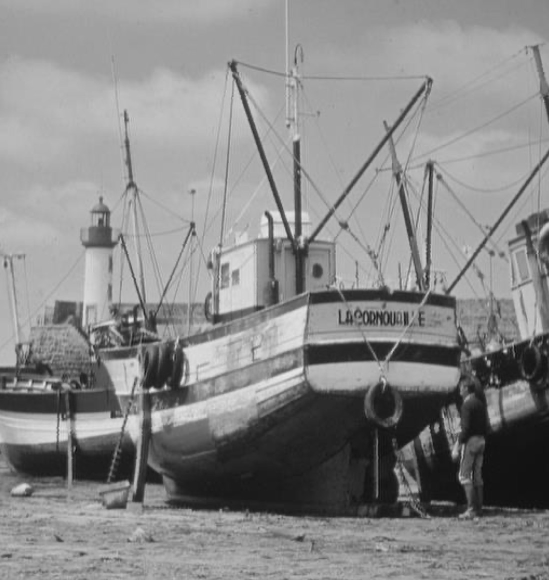
%> input picture tugas-2/task2/test_images/gray1.jpg, 1098 x 1160 px (shown at 1/2 size)
$ octave example_usage.m   (GNU Octave 9; MATLAB toolbox functions it lacks are replaced by stand-ins)
%> lines starting %> are read from the running program, lines starting %| are printed output that depends on the picture
### tugas-2/task7/motion_blur.m
function blurred = motion_blur(img, len, theta)
    % MOTION_BLUR Apply motion blur to an image
    %
    % Inputs:
    %   img   - Input image (grayscale or color)
    %   len   - Length of motion blur in pixels
    %   theta - Angle of motion in degrees
    %
    % Output:
    %   blurred - Motion blurred image

    % Create motion blur PSF (Point Spread Function)
    psf = fspecial('motion', len, theta);

    % Check if image is color or grayscale
    if size(img, 3) == 3
        % Color image: apply to each channel
        blurred = zeros(size(img), class(img));
        for ch = 1:3
            blurred(:,:,ch) = imfilter(img(:,:,ch), psf, 'conv', 'same', 'replicate');
        end
    else
        % Grayscale image
        blurred = imfilter(img, psf, 'conv', 'same', 'replicate');
    end
end

### tugas-2/task7/wiener_filter.m
function restored = wiener_filter(blurred, psf, nsr)
    % WIENER_FILTER Custom Wiener filter implementation for image restoration
    %
    % Inputs:
    %   blurred - Blurred/degraded image (grayscale or color)
    %   psf     - Point Spread Function (degradation kernel)
    %   nsr     - Noise-to-Signal Ratio (K parameter)
    %
    % Output:
    %   restored - Restored image using Wiener filtering
    %
    % Wiener Filter Formula in frequency domain:
    %   F_restored = [H*(s) / (|H|^2 + K)] * G
    %   where H = PSF in freq domain, G = degraded image in freq domain
    %         K = noise-to-signal ratio, H* = complex conjugate of H

    % Get image dimensions
    [M, N, channels] = size(blurred);

    % Convert PSF to same size as image (zero-padded)
    psf_padded = zeros(M, N);
    [psf_m, psf_n] = size(psf);
    psf_padded(1:psf_m, 1:psf_n) = psf;

    % Circular shift PSF to center it
    psf_padded = circshift(psf_padded, [-floor(psf_m/2), -floor(psf_n/2)]);

    % Transform PSF to frequency domain
    H = fft2(psf_padded);

    % Calculate Wiener filter
    % W(u,v) = H*(u,v) / (|H(u,v)|^2 + K)
    H_conj = conj(H);
    H_abs_sq = abs(H).^2;
    wiener_filter_freq = H_conj ./ (H_abs_sq + nsr);

    % Apply to each channel
    if channels == 3
        % Color image
        restored = zeros(M, N, 3, class(blurred));
        for ch = 1:3
            % Transform blurred image to frequency domain
            G = fft2(double(blurred(:,:,ch)));

            % Apply Wiener filter
            F = wiener_filter_freq .* G;

            % Transform back to spatial domain
            restored(:,:,ch) = real(ifft2(F));
        end
    else
        % Grayscale image
        % Transform blurred image to frequency domain
        G = fft2(double(blurred));

        % Apply Wiener filter
        F = wiener_filter_freq .* G;

        % Transform back to spatial domain
        restored = real(ifft2(F));
    end

    % Convert back to original class
    restored = cast(restored, class(blurred));
end

### tugas-2/task7/visualize_psf.m
function visualize_psf(len, theta, img_size)
    % VISUALIZE_PSF Visualize motion blur PSF in spatial and frequency domain
    %
    % Inputs:
    %   len      - Length of motion blur
    %   theta    - Angle of motion (degrees)
    %   img_size - [optional] Size for frequency domain visualization [M, N]

    if nargin < 3
        img_size = [256, 256];
    end

    % Create PSF
    psf = fspecial('motion', len, theta);

    % Pad PSF to image size
    psf_padded = zeros(img_size);
    [psf_m, psf_n] = size(psf);
    psf_padded(1:psf_m, 1:psf_n) = psf;
    psf_padded = circshift(psf_padded, [-floor(psf_m/2), -floor(psf_n/2)]);

    % Frequency domain
    H = fft2(psf_padded);
    H_magnitude = abs(fftshift(H));
    H_phase = angle(fftshift(H));

    % Wiener filter response for different NSR
    nsr_values = [0.001, 0.01, 0.1];

    figure('Name', sprintf('PSF Visualization (L=%d, θ=%d°)', len, theta), ...
           'Position', [100, 100, 1400, 800]);

    % Spatial domain PSF
    subplot(3, 4, 1);
    imshow(psf, []);
    title('PSF (Spatial)');
    colormap(gca, 'hot');
    colorbar;

    % Padded PSF
    subplot(3, 4, 2);
    imshow(psf_padded, []);
    title('PSF (Padded & Shifted)');

    % Frequency magnitude
    subplot(3, 4, 3);
    imshow(log(1 + H_magnitude), []);
    title('|H(u,v)| (Log scale)');
    colormap(gca, 'jet');
    colorbar;

    % Frequency phase
    subplot(3, 4, 4);
    imshow(H_phase, []);
    title('∠H(u,v)');
    colormap(gca, 'hsv');
    colorbar;

    % Cross-section of PSF
    subplot(3, 4, 5);
    [psf_m, psf_n] = size(psf);
    center_row = floor(psf_m/2) + 1;
    plot(psf(center_row, :), 'b-', 'LineWidth', 2);
    grid on;
    title('PSF Cross-section');
    xlabel('Pixel');
    ylabel('Value');

    % 3D PSF
    subplot(3, 4, 6);
    surf(psf);
    shading interp;
    view(45, 60);
    title('PSF (3D view)');
    xlabel('X');
    ylabel('Y');
    zlabel('Value');

    % Frequency magnitude (3D)
    subplot(3, 4, 7);
    [u, v] = meshgrid(1:img_size(2), 1:img_size(1));
    surf(u, v, log(1 + H_magnitude));
    shading interp;
    view(45, 60);
    title('|H(u,v)| (3D)');
    xlabel('u');
    ylabel('v');
    zlabel('Log Magnitude');

    % Frequency cross-section
    subplot(3, 4, 8);
    center = floor(img_size(1)/2) + 1;
    plot(H_magnitude(center, :), 'r-', 'LineWidth', 2);
    grid on;
    title('|H(u,v)| Cross-section');
    xlabel('Frequency (u)');
    ylabel('Magnitude');

    % Wiener filter responses for different NSR
    for i = 1:3
        H_abs_sq = abs(H).^2;
        H_conj = conj(H);
        W = H_conj ./ (H_abs_sq + nsr_values(i));
        W_magnitude = abs(fftshift(W));

        subplot(3, 4, 8 + i);
        imshow(log(1 + W_magnitude), []);
        title(sprintf('Wiener Filter (NSR=%.3f)', nsr_values(i)));
        colormap(gca, 'jet');
        colorbar;
    end

    % Comparison plot
    subplot(3, 4, 12);
    hold on;
    colors = {'b', 'r', 'g'};
    for i = 1:3
        H_abs_sq = abs(H).^2;
        H_conj = conj(H);
        W = H_conj ./ (H_abs_sq + nsr_values(i));
        W_magnitude = abs(fftshift(W));
        plot(W_magnitude(center, :), colors{i}, 'LineWidth', 1.5);
    end
    grid on;
    legend(arrayfun(@(x) sprintf('NSR=%.3f', x), nsr_values, 'UniformOutput', false));
    title('Wiener Filter Comparison');
    xlabel('Frequency (u)');
    ylabel('Magnitude');

    % Print information
    fprintf('PSF Information:\n');
    fprintf('  Size: %dx%d\n', psf_m, psf_n);
    fprintf('  Motion length: %d pixels\n', len);
    fprintf('  Motion angle: %d degrees\n', theta);
    fprintf('  Sum of PSF: %.6f\n', sum(psf(:)));
    fprintf('  Max value: %.6f\n', max(psf(:)));
    fprintf('  Energy: %.6f\n', sum(psf(:).^2));
end

### tugas-2/task7/example_usage.m
%% Example Usage: Motion Blur and Wiener Deconvolution
% Simple examples showing how to use the functions

clear; close all; clc;

%% Example 1: Basic Usage - Grayscale Image
fprintf('Example 1: Basic Grayscale Image Processing\n');
fprintf('============================================\n\n');

% Load image
img_gray = imread('test_images/gray1.jpg');
%> img_gray is the input picture: size 1160x1098x3 uint8; min 6, max 236, mean 136.3
if size(img_gray, 3) == 3
    img_gray = rgb2gray(img_gray);
%> img_gray: size 1160x1098 uint8
end

% Apply motion blur
len = 20;
theta = 45;
blurred = motion_blur(img_gray, len, theta);

% Create PSF for deconvolution
psf = fspecial('motion', len, theta);

% Restore using Wiener filter
nsr = 0.01;  % Noise-to-Signal Ratio
restored = wiener_filter(blurred, psf, nsr);

% Display results
figure('Name', 'Example 1: Grayscale', 'Position', [100, 100, 1200, 400]);
subplot(1,3,1); imshow(img_gray); title('Original');
subplot(1,3,2); imshow(blurred); title('Blurred');
subplot(1,3,3); imshow(restored); title('Restored');

fprintf('PSNR: %.2f dB\n', psnr(restored, img_gray));
%| PSNR: 28.71 dB
fprintf('SSIM: %.4f\n\n', ssim(restored, img_gray));
%| SSIM: 0.8756

%% Example 2: Color Image
fprintf('Example 2: Color Image Processing\n');
fprintf('==================================\n\n');

% Load color image
img_color = imread('test_images/color1.jpg');
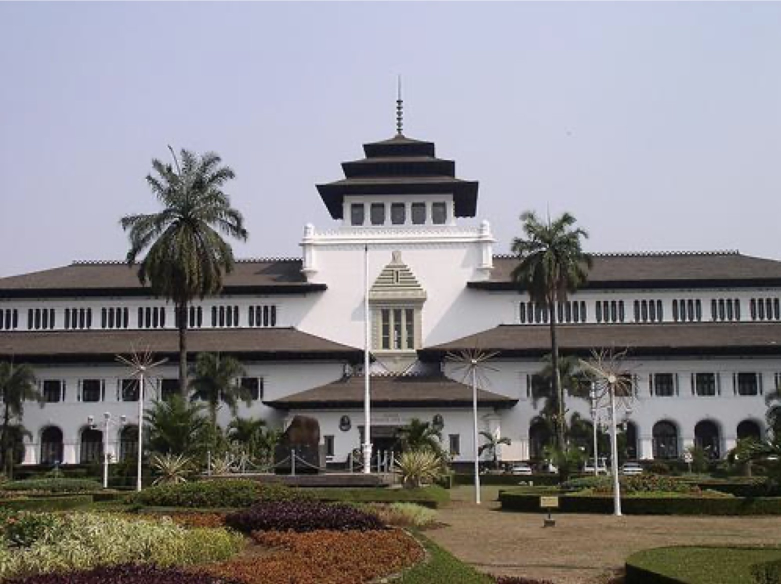
%> input picture tugas-2/task2/test_images/color1.jpg, 1562 x 1168 px (shown at 1/2 size)
%> img_color is the input picture: size 1168x1562x3 uint8; mean R, G, B 133.5, 131.1, 133.9

% Apply motion blur
blurred_color = motion_blur(img_color, len, theta);
%> call 2 of motion_blur, with len = 20, theta = 45
%> after the loop in motion_blur (call 2), `for ch = 1:3`:
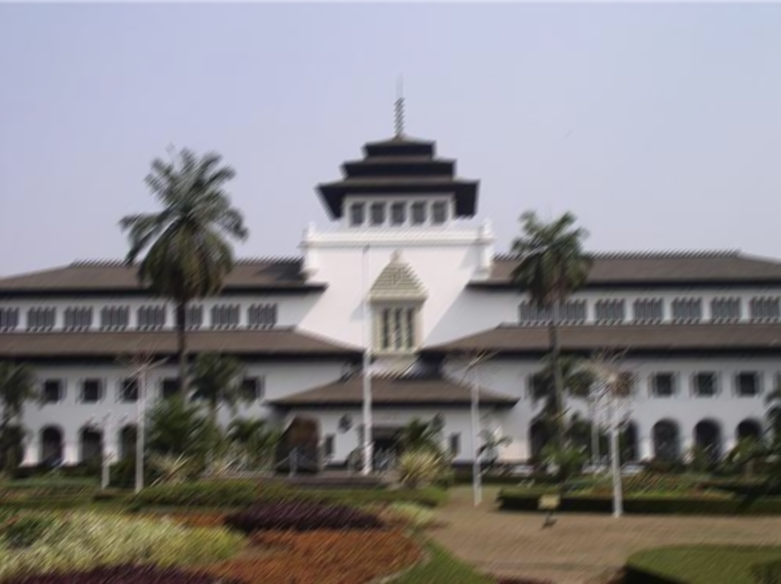
%> blurred: size 1168x1562x3 uint8 (shown at 1/2 size); mean R, G, B 133.6, 131.2, 134

% Restore
restored_color = wiener_filter(blurred_color, psf, nsr);

% Display
figure('Name', 'Example 2: Color', 'Position', [150, 150, 1200, 400]);
subplot(1,3,1); imshow(img_color); title('Original');
subplot(1,3,2); imshow(blurred_color); title('Blurred');
subplot(1,3,3); imshow(restored_color); title('Restored');

fprintf('PSNR: %.2f dB\n', psnr(restored_color, img_color));
%| PSNR: 24.38 dB
fprintf('SSIM: %.4f\n\n', ssim(restored_color, img_color));
%| SSIM: 0.8726

%% Example 3: Different Motion Parameters
fprintf('Example 3: Different Motion Directions\n');
fprintf('======================================\n\n');

angles = [0, 45, 90, 135];  % Different directions
figure('Name', 'Example 3: Motion Directions', 'Position', [200, 200, 1400, 800]);

for i = 1:length(angles)
    % Blur with different angle
    blurred_i = motion_blur(img_gray, len, angles(i));
    psf_i = fspecial('motion', len, angles(i));
    restored_i = wiener_filter(blurred_i, psf_i, nsr);

    % Display
    subplot(3, 4, i);
    imshow(blurred_i);
    title(sprintf('Blurred θ=%d°', angles(i)));

    subplot(3, 4, 4 + i);
    imshow(restored_i);
    title(sprintf('Restored θ=%d°', angles(i)));

    subplot(3, 4, 8 + i);
    imshow(psf_i, []);
    title(sprintf('PSF θ=%d°', angles(i)));

    fprintf('Angle %d°: PSNR = %.2f dB\n', angles(i), psnr(restored_i, img_gray));
end
%> this loop made 4 passes
%| Angle 0°: PSNR = 27.96 dB
%| Angle 45°: PSNR = 28.71 dB
%| Angle 90°: PSNR = 33.36 dB
%| Angle 135°: PSNR = 28.57 dB
%> this loop made 3 passes; what is shown inside it comes from the first

%% Example 4: Visualize PSF
fprintf('\nExample 4: PSF Visualization\n');
fprintf('============================\n\n');

% Visualize PSF characteristics
visualize_psf(25, 30);
%> in visualize_psf, `colorbar;`:
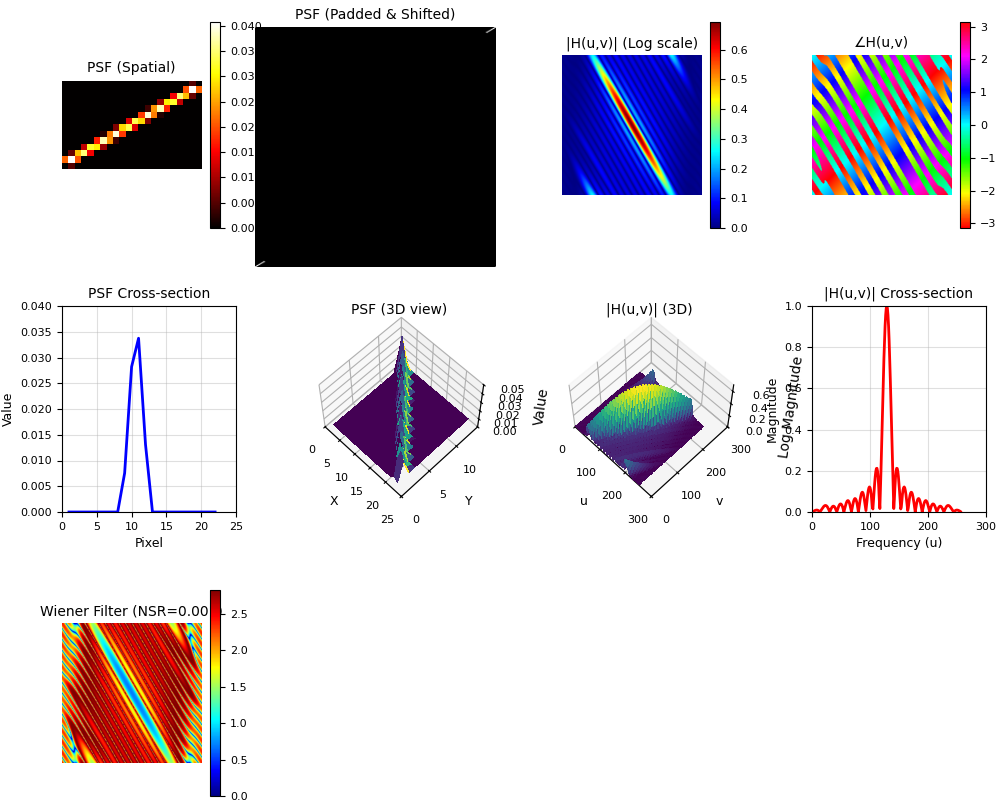
%> figure redrawn from the program's plot data, 9 panels
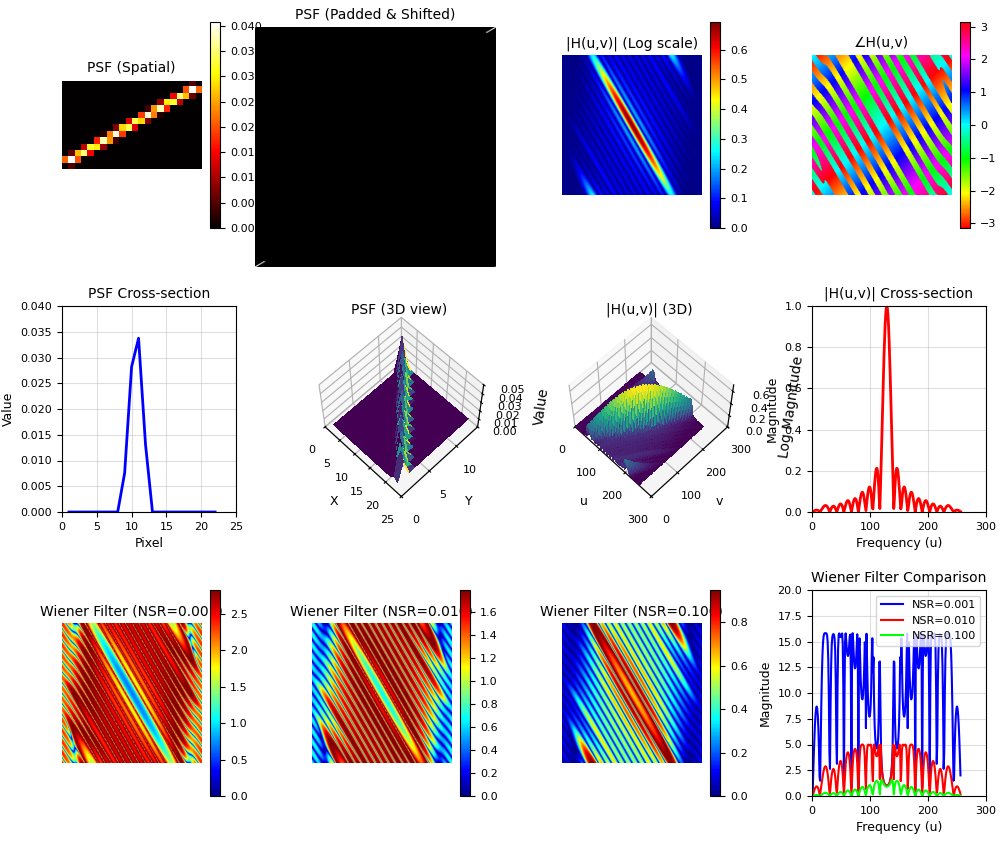
%> figure redrawn from the program's plot data, 12 panels
fprintf('PSF visualization displayed.\n\n');

%% Example 5: Finding Optimal NSR
fprintf('Example 5: Optimal NSR Value\n');
fprintf('============================\n\n');

nsr_test = [0.001, 0.005, 0.01, 0.05, 0.1];
psnr_values = zeros(size(nsr_test));

for i = 1:length(nsr_test)
    restored_test = wiener_filter(blurred, psf, nsr_test(i));
    psnr_values(i) = psnr(restored_test, img_gray);
    fprintf('NSR = %.3f → PSNR = %.2f dB\n', nsr_test(i), psnr_values(i));
end
%> this loop made 5 passes
%| NSR = 0.001 → PSNR = 24.68 dB
%| NSR = 0.005 → PSNR = 27.93 dB
%| NSR = 0.010 → PSNR = 28.71 dB
%| NSR = 0.050 → PSNR = 26.98 dB
%| NSR = 0.100 → PSNR = 23.84 dB
%> pass 1, in wiener_filter (call 7), `restored = real(ifft2(F));`:
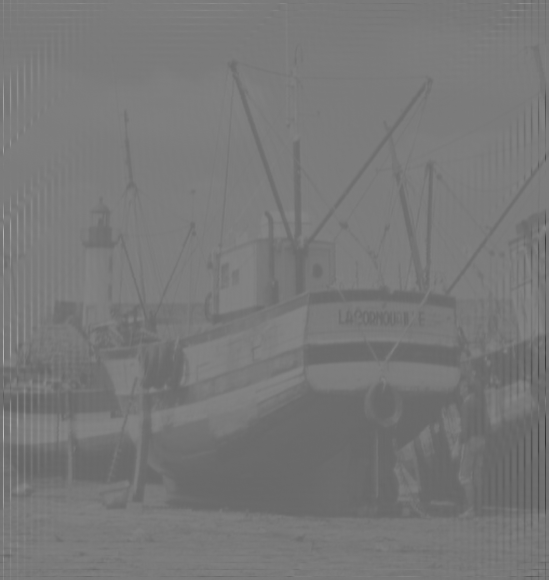
%> restored: size 1160x1098 double (shown at 1/2 size); min -776.1, max 1159.3, mean 136.1; drawn with min black and max white
%> pass 1, in wiener_filter (call 7), `restored = cast(restored, class(blurred));`:
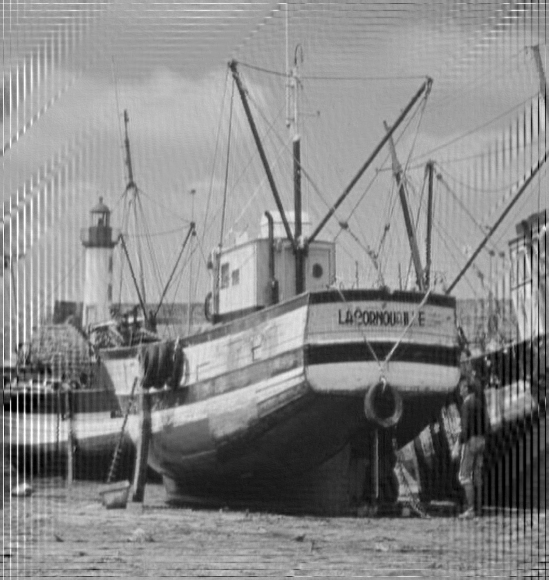
%> restored: size 1160x1098 uint8 (shown at 1/2 size); min 0, max 255, mean 136.2
%> after the loop, psnr_values = [24.68 27.93 28.71 26.98 23.84]

[~, best_idx] = max(psnr_values);
%> best_idx = 3
fprintf('\nOptimal NSR: %.3f (PSNR: %.2f dB)\n', nsr_test(best_idx), psnr_values(best_idx));
%| Optimal NSR: 0.010 (PSNR: 28.71 dB)

% Plot
figure('Name', 'Example 5: NSR Optimization', 'Position', [250, 250, 600, 400]);
semilogx(nsr_test, psnr_values, 'bo-', 'LineWidth', 2, 'MarkerSize', 10);
hold on;
semilogx(nsr_test(best_idx), psnr_values(best_idx), 'r*', 'MarkerSize', 15, 'LineWidth', 2);
grid on;
xlabel('NSR (Noise-to-Signal Ratio)');
ylabel('PSNR (dB)');
title('PSNR vs NSR');
legend('PSNR', 'Optimal', 'Location', 'best');
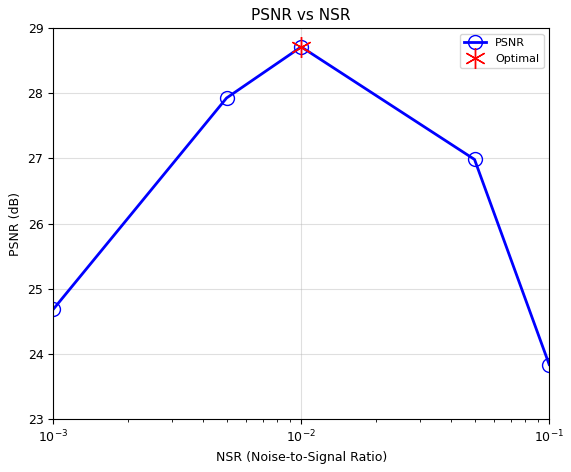
%> figure redrawn from the program's plot data

fprintf('\n=== All examples completed! ===\n');
